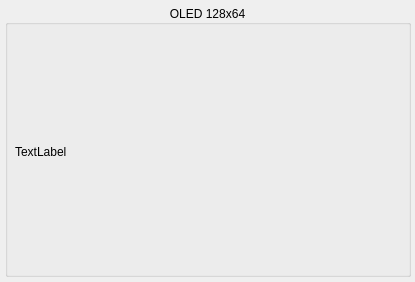
<?xml version="1.0" encoding="UTF-8"?>
<ui version="4.0">
 <class>OledForm</class>
 <widget class="QWidget" name="OledForm">
  <property name="geometry">
   <rect>
    <x>0</x>
    <y>0</y>
    <width>415</width>
    <height>282</height>
   </rect>
  </property>
  <property name="minimumSize">
   <size>
    <width>415</width>
    <height>282</height>
   </size>
  </property>
  <property name="windowTitle">
   <string>Form</string>
  </property>
  <widget class="QGroupBox" name="groupBox">
   <property name="geometry">
    <rect>
     <x>5</x>
     <y>5</y>
     <width>406</width>
     <height>272</height>
    </rect>
   </property>
   <property name="sizePolicy">
    <sizepolicy hsizetype="Preferred" vsizetype="Fixed">
     <horstretch>0</horstretch>
     <verstretch>0</verstretch>
    </sizepolicy>
   </property>
   <property name="minimumSize">
    <size>
     <width>406</width>
     <height>272</height>
    </size>
   </property>
   <property name="title">
    <string>OLED 128x64</string>
   </property>
   <property name="alignment">
    <set>Qt::AlignCenter</set>
   </property>
   <property name="flat">
    <bool>false</bool>
   </property>
   <property name="checkable">
    <bool>false</bool>
   </property>
   <widget class="QLabel" name="screen">
    <property name="geometry">
     <rect>
      <x>10</x>
      <y>50</y>
      <width>386</width>
      <height>194</height>
     </rect>
    </property>
    <property name="minimumSize">
     <size>
      <width>386</width>
      <height>194</height>
     </size>
    </property>
    <property name="text">
     <string>TextLabel</string>
    </property>
   </widget>
  </widget>
 </widget>
 <resources/>
 <connections/>
</ui>
